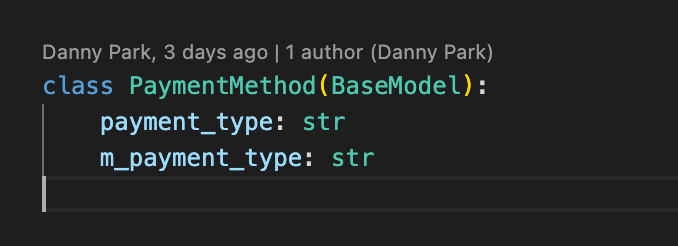
#> input picture opencv_pr/pic1.png, 678 x 246 px
$ python 01_image_io.py
#> lines starting #> are read from the running program, lines starting #| are printed output that depends on the picture
import cv2
import os
dirname = os.path.dirname(os.path.abspath(__file__))
print(dirname)
img_file = dirname + "/pic1.png"
save_file = dirname + "/modified_pic1.png"
img = cv2.imread(img_file,cv2.IMREAD_GRAYSCALE) # numpy.ndarray
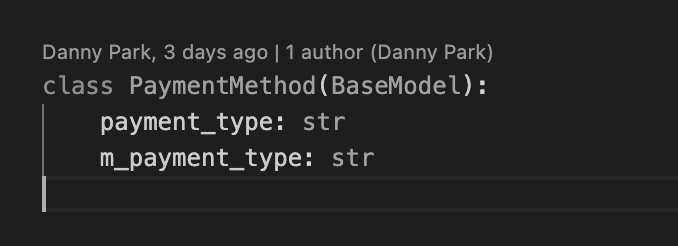
#> img: shape (246, 678); min 30, max 212, mean 37

if img is not None:
    cv2.imshow("IMG",img) # display images
    cv2.imwrite(save_file,img) #save image
    cv2.waitKey() #Wait until  key is inserted, if it were not for this, the image will be shut down immediately after showing one.
    cv2.destroyAllWindows() # close the all the windows
